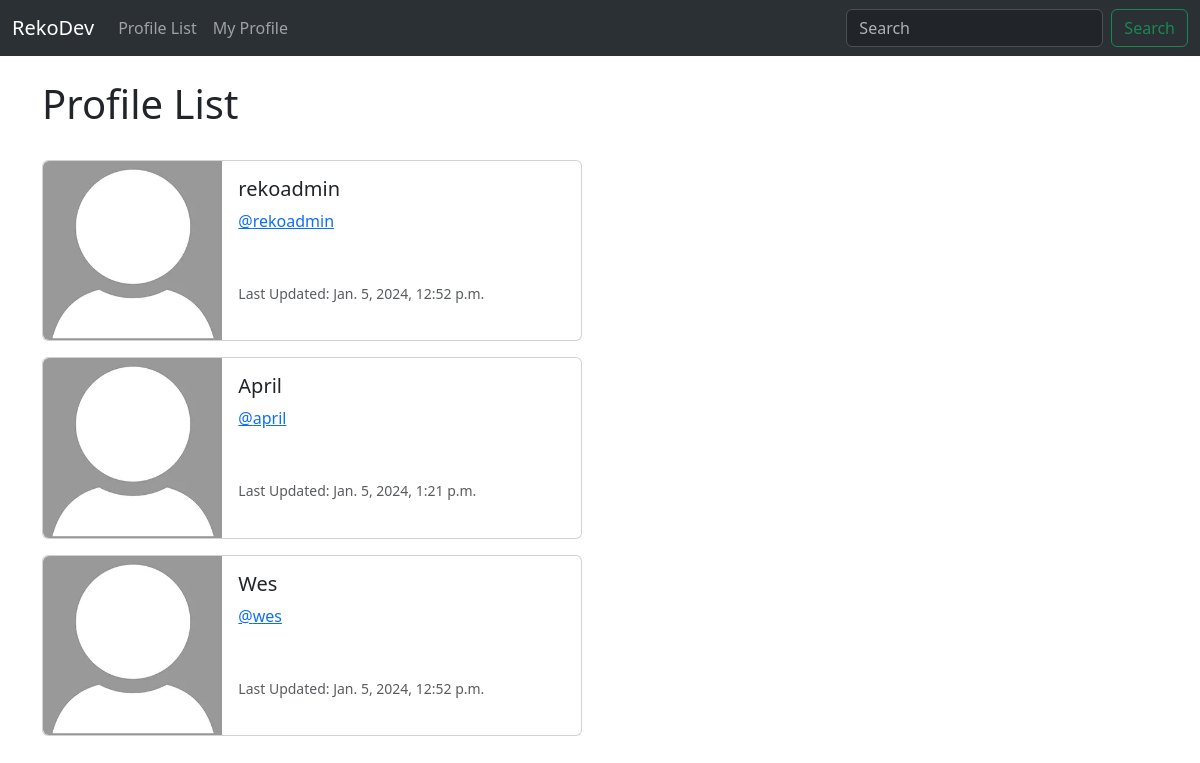
The app's page /profile_list (signed in), older data.
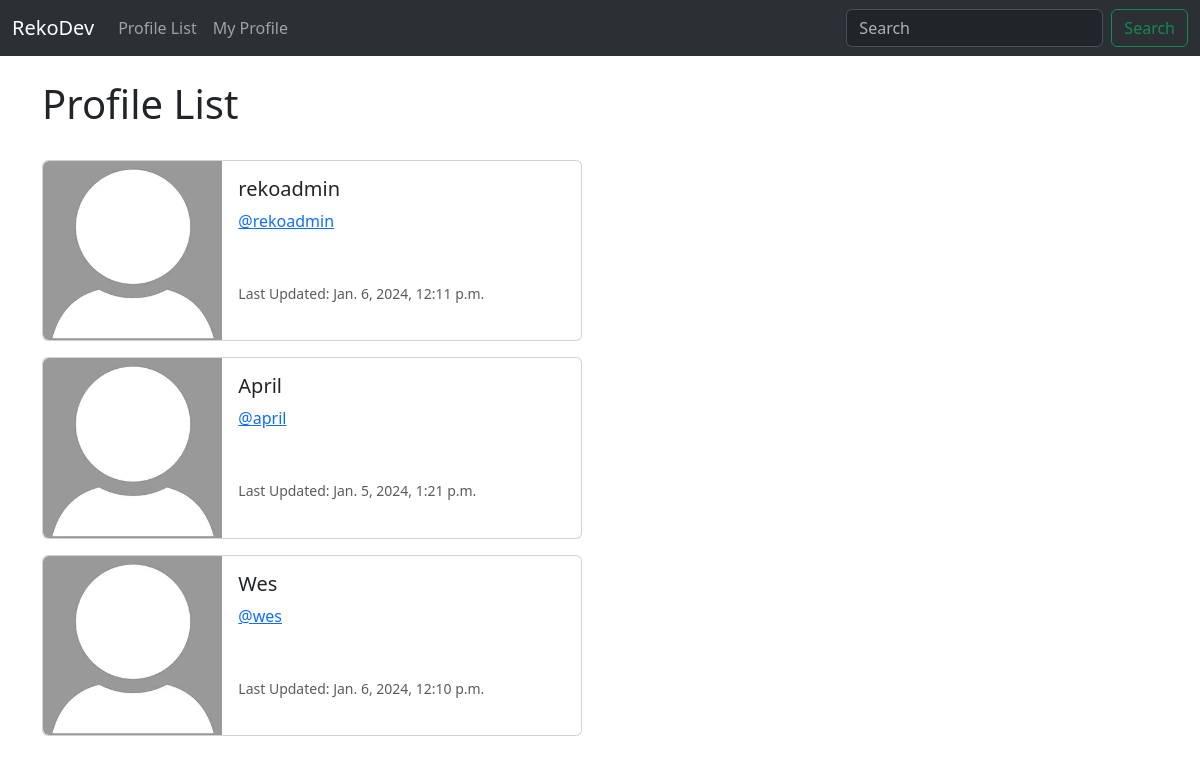
The same page, newer data.
### reko/models.py (models this page shows, shortened)
class Profile(models.Model):
    user = models.OneToOneField(User, on_delete=models.CASCADE) # We'll associate one user to one profile, and if User gets deleted, delete "profile" too
    follows = models.ManyToManyField("self",
        related_name="followed_by", # Ppl who follows you
        symmetrical=False, # If you follow someone, that someone doesn't have to follow you, right?
        blank=True) # I mean it would be cool if you started following me... <3 see ya there boi / Yeah but you start following nothing...
    date_modified = models.DateTimeField(User, auto_now=True) # When was this profile last modified?

### reko/views.py (the view)
# urls.py: path('profile_list', views.profile_list, name="profile_list"),
def profile_list(request):
    if request.user.is_authenticated:
        profiles = Profile.objects.exclude(user=request.user)
        return render(request, 'profile_list.html', {"profiles": profiles})
    else:
        messages.success(request, ('You must log-in in order to view other profiles.'))
        return redirect('home')

### reko/templates/profile_list.html
{% extends 'base.html' %}
{% load static %}
{% block content %}
<h1>Profile List</h1>
<br>
{% if profiles %}
    {% for profile in profiles %}
    <div class="card mb-3" style="max-width: 540px;">
        <div class="row g-0">
          <div class="col-md-4">
            <img src="{% static 'images/default-logo.webp' %}" class="img-fluid rounded-start" alt="Profile Image">
          </div>
          <div class="col-md-8">
            <div class="card-body">
              <h5 class="card-title">{{ profile.user.username }}</h5>
              <a href="{% url 'profile' profile.user.id %}"><p class="card-text">@{{ profile.user.username|lower }}</p></a>
              <br><br>
              <p class="card-text"><small class="text-body-secondary">Last Updated: {{ profile.date_modified }}</small></p>
            </div>
          </div>
        </div>
      </div>
    {% endfor %}
{% endif %}
{% endblock %}

### reko/templates/base.html (shortened to what this page needs)
<!doctype html>
<html lang="en">
<head>
    <link href="https://cdn.jsdelivr.net/npm/bootstrap@5.3.2/dist/css/bootstrap.min.css" rel="stylesheet"
>
</head>
<body>
    {% include 'navbar.html' %}
    <div class="container">
        <br>
        {% block content %}
        {% endblock %}
    </div>
</body>
</html>

### reko/templates/navbar.html (shortened to what this page needs)
<nav class="navbar navbar-expand-lg bg-body-tertiary" data-bs-theme="dark">
    <div class="container-fluid">
      <a class="navbar-brand" href="{% url 'home' %}">RekoDev</a>
      <div class="collapse navbar-collapse" id="navbarSupportedContent">
        <ul class="navbar-nav me-auto mb-2 mb-lg-0 ">
          <li class="nav-item">
            <a class="nav-link" href="{% url 'profile_list' %}">Profile List</a>
          </li>
          {% if user.is_authenticated %}
          <li class="nav-item">
            <a class="nav-link" href="{% url 'profile' request.user.id %}">My Profile</a>
          </li>
          {% endif %}
        </ul>
        <form class="d-flex" role="search">
          <input class="form-control me-2" type="search" placeholder="Search" aria-label="Search">
          <button class="btn btn-outline-success" type="submit">Search</button>
        </form>
      </div>
    </div>
  </nav>

Row changes from the older to the newer data that the page shows:
changed Profile "rekoadmin": date_modified "Jan. 5, 2024, 12:52 p.m." → "Jan. 6, 2024, 12:11 p.m."
changed Profile "Wes": date_modified "Jan. 5, 2024, 12:52 p.m." → "Jan. 6, 2024, 12:10 p.m."
